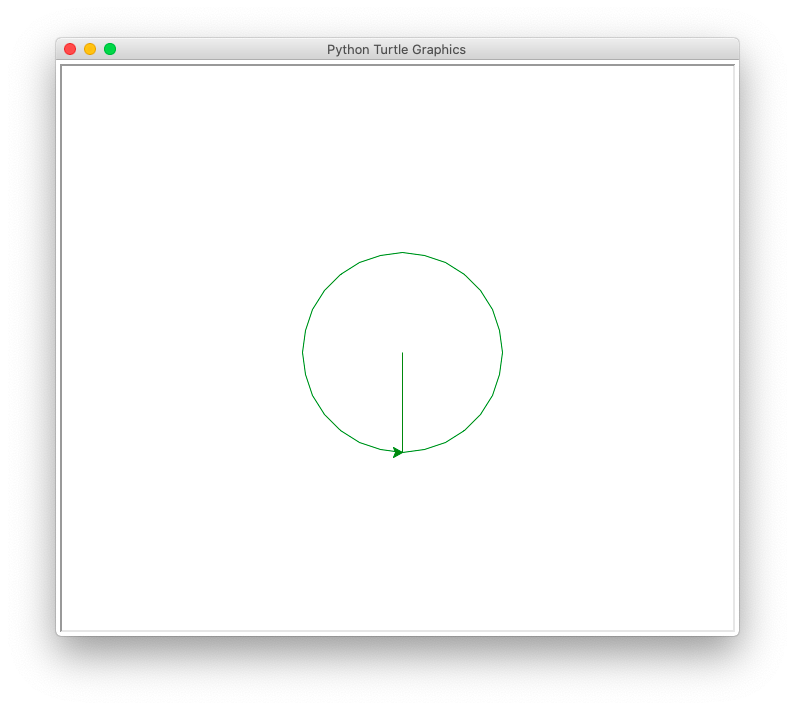

Source code (Python):
import turtle

# ポインターの形設定
turtle.shape('classic')

#色の設定
turtle.color('green')

turtle.right(90)
turtle.forward(100)
turtle.left(90)

# 円を描く
turtle.circle(100)

turtle.done()
